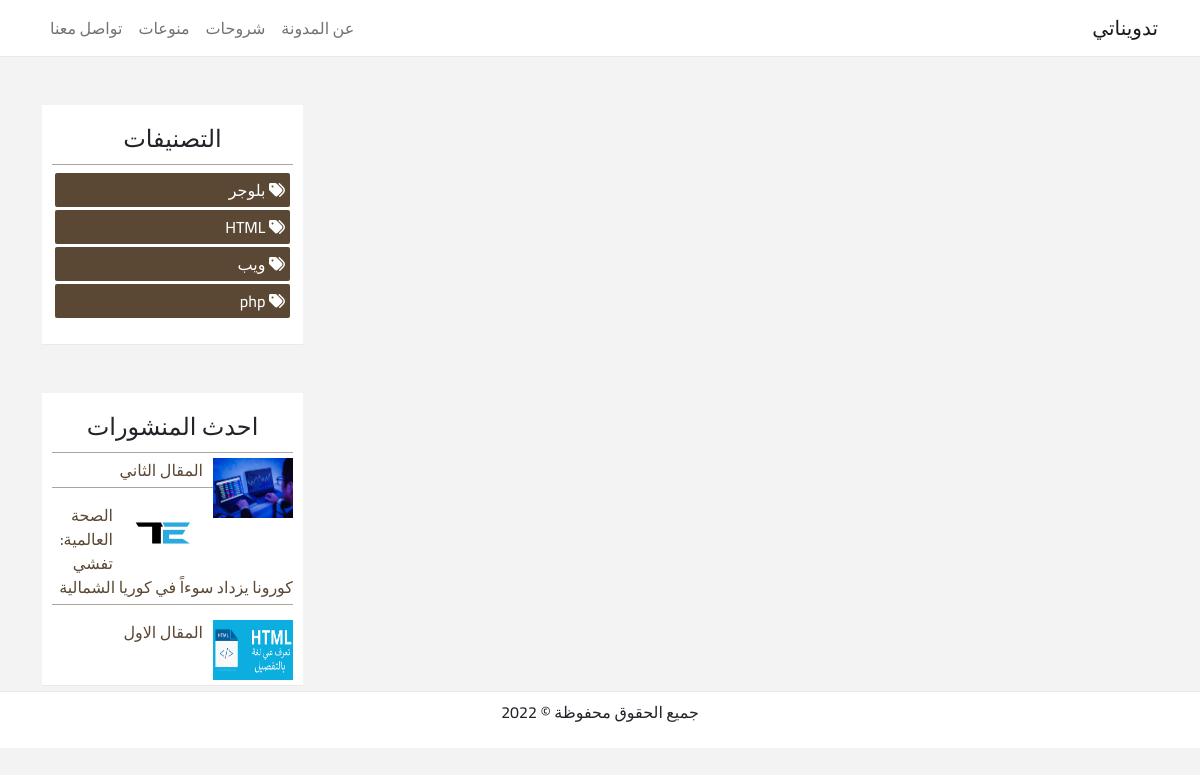
/categories.php, run on the app's committed database.
### tables this page shows
CREATE TABLE `catigories` (
  `id` int(11) NOT NULL,
  `catigoryName` varchar(100) NOT NULL,
  `catigoryDate` datetime NOT NULL DEFAULT current_timestamp()
);

CREATE TABLE `posts` (
  `id` int(11) NOT NULL,
  `postTitle` varchar(200) NOT NULL,
  `postCat` varchar(100) NOT NULL,
  `postImage` varchar(200) NOT NULL,
  `postContent` varchar(10000) NOT NULL,
  `postDate` datetime NOT NULL DEFAULT current_timestamp(),
  `postAuthor` varchar(200) NOT NULL
);

### categories.php (the view, shortened to what this page needs)
<?php
include 'public/header.php';
include 'include/connection.php';
?>
<div class="content mt-5">
    <div class="container">
        <div class="row">
            <div class="col-md-9">
            </div>
            <div class="col-md-3">
                <div class="catagories mb-5">
                    <h4>التصنيفات</h4>
                    <ul>
                        <?php
                        $query = "SELECT * FROM catigories ORDER BY id DESC";
                        $result = mysqli_query($conn, $query);
                        while ($row = mysqli_fetch_assoc($result)) {
                        ?>
                            <li>
                                <a href="categories.php?id=<?php echo $row['id'] ?>">
                                    <span><i class="fas fa-tags"></i></span>
                                    <span><?php echo $row['catigoryName']; ?></span>
                                </a>
                            </li>
                        <?php
                        }
                        ?>
                    </ul>
                </div>
                <div class="last-posts">
                    <h4>احدث المنشورات</h4>
                    <ul>
                        <?php
                        $query = "SELECT * FROM posts ORDER BY id DESC LIMIT 5";
                        $result = mysqli_query($conn, $query);
                        while ($row = mysqli_fetch_assoc($result)) {
                        ?>
                            <li>
                                <a href="post.php?id=<?php echo $row['id'] ?>">
                                    <span class="spn-img"><img src="uploads/postimages/<?php echo $row['postImage'] ?>" alt="image1"></span>
                                    <span><?php echo $row['postTitle'] ?></span>
                                </a>
                            </li>
                        <?php
                        }
                        ?>
                    </ul>
                </div>
            </div>
        </div>
    </div>
</div>
<?php
include 'public/footer.php'
?>

### css/custom.css (style rules this page uses)
* { font-family: 'Cairo', sans-serif; font-weight: 500; }
:root { --first-color:#5b4834; --second-color:#aaa69d; }
a,a:hover { text-decoration: none; }
body { background-color: #f3f3f3; }
.catagories { background-color: #FFF; border-bottom: 1px solid #EAEAEA; padding: 20px 10px; }
.catagories h4 { text-align: center; border-bottom: 1px solid var(--second-color); padding-bottom: 10px; }
.catagories ul { list-style: none; padding: 0; margin: 6px 3px; }
.catagories ul li { background-color: var(--first-color); margin-bottom: 3px; border-radius: 2px; padding: 5px ; }
.catagories ul li a { color: #FFF; }
.last-posts { background-color: #FFF; border-bottom: 1px solid #EAEAEA; padding: 20px 10px; }
.last-posts h4 { text-align: center; }
.last-posts ul { list-style: none; margin-top: 10px; padding: 0; }
.last-posts ul li { border-bottom: 1px solid var(--second-color); margin-bottom: 10px; padding: 5px 0; }
.last-posts ul li .spn-img { float: right; margin-left: 10px; }
.last-posts ul li .spn-img img { width: 80px; height: 60px; }
.last-posts ul li:first-child { border-top:1px solid var(--second-color) }
.last-posts ul li:last-child { border-bottom: 0; }
.last-posts ul li a { color: var(--first-color); }

### data on the page
catigories: catigoryName "بلوجر"
catigories: catigoryName "HTML"
catigories: catigoryName "ويب"
catigories: catigoryName "php"
posts: postImage (picture), postTitle "المقال الثاني"
posts: postImage (picture), postTitle "الصحة العالمية: تفشي كورونا يزداد سوءاً في كوريا الشمالية"
posts: postImage (picture), postTitle "المقال الاول"
